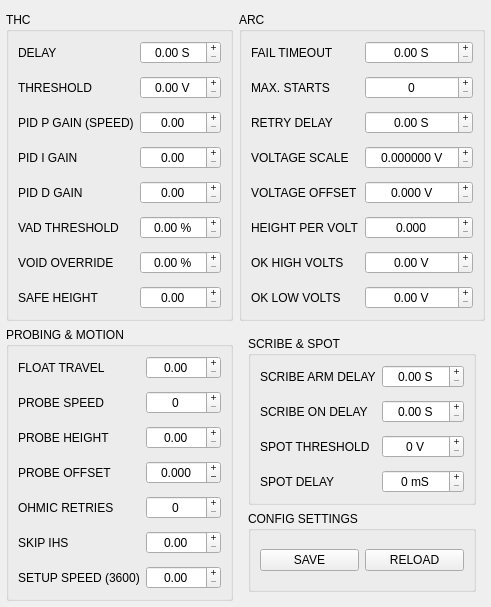
          <widget class="QWidget" name="tab_9">
           <attribute name="title">
            <string>CONFIG</string>
           </attribute>
           <layout class="QGridLayout" name="gridLayout_14">
            <property name="leftMargin">
             <number>6</number>
            </property>
            <property name="topMargin">
             <number>12</number>
            </property>
            <property name="rightMargin">
             <number>6</number>
            </property>
            <property name="bottomMargin">
             <number>6</number>
            </property>
            <property name="horizontalSpacing">
             <number>6</number>
            </property>
            <item row="0" column="0">
             <widget class="MkGroupBox" name="groupbox_2">
              <property name="title">
               <string>THC</string>
              </property>
              <layout class="QGridLayout" name="gridLayout_3">
               <property name="verticalSpacing">
                <number>12</number>
               </property>
               <item row="2" column="0">
                <widget class="QLabel" name="label_24">
                 <property name="text">
                  <string>PID P GAIN (SPEED)</string>
                 </property>
                </widget>
               </item>
               <item row="0" column="0">
                <widget class="QLabel" name="label_22">
                 <property name="text">
                  <string>DELAY</string>
                 </property>
                </widget>
               </item>
               <item row="6" column="0">
                <widget class="QLabel" name="label_26">
                 <property name="text">
                  <string>VOID OVERRIDE</string>
                 </property>
                </widget>
               </item>
               <item row="4" column="0">
                <widget class="QLabel" name="label_28">
                 <property name="text">
                  <string>PID D GAIN</string>
                 </property>
                </widget>
               </item>
               <item row="7" column="0">
                <widget class="QLabel" name="label_29">
                 <property name="text">
                  <string>SAFE HEIGHT</string>
                 </property>
                </widget>
               </item>
               <item row="1" column="0">
                <widget class="QLabel" name="label_23">
                 <property name="text">
                  <string>THRESHOLD</string>
                 </property>
                </widget>
               </item>
               <item row="3" column="0">
                <widget class="QLabel" name="label_27">
                 <property name="text">
                  <string>PID I GAIN</string>
                 </property>
                </widget>
               </item>
               <item row="5" column="0">
                <widget class="QLabel" name="label_25">
                 <property name="text">
                  <string>VAD THRESHOLD</string>
                 </property>
                </widget>
               </item>
               <item row="0" column="2">
                <widget class="PlasmaHalDoubleSpinBox" name="thc_delay">
                 <property name="alignment">
                  <set>Qt::AlignCenter</set>
                 </property>
                 <property name="buttonSymbols">
                  <enum>QAbstractSpinBox::PlusMinus</enum>
                 </property>
                 <property name="suffix">
                  <string> S</string>
                 </property>
                 <property name="settingName" stdset="0">
                  <string>thc_delay</string>
                 </property>
                </widget>
               </item>
               <item row="1" column="2">
                <widget class="PlasmaHalDoubleSpinBox" name="thc_threshold">
                 <property name="alignment">
                  <set>Qt::AlignCenter</set>
                 </property>
                 <property name="buttonSymbols">
                  <enum>QAbstractSpinBox::PlusMinus</enum>
                 </property>
                 <property name="suffix">
                  <string> V</string>
                 </property>
                 <property name="settingName" stdset="0">
                  <string>thc_threshold</string>
                 </property>
                </widget>
               </item>
               <item row="2" column="2">
                <widget class="PlasmaHalDoubleSpinBox" name="thc_pid_p_gain">
                 <property name="alignment">
                  <set>Qt::AlignCenter</set>
                 </property>
                 <property name="buttonSymbols">
                  <enum>QAbstractSpinBox::PlusMinus</enum>
                 </property>
                 <property name="settingName" stdset="0">
                  <string>thc_pid_p_gain</string>
                 </property>
                </widget>
               </item>
               <item row="3" column="2">
                <widget class="PlasmaHalDoubleSpinBox" name="thc_pid_i_gain">
                 <property name="alignment">
                  <set>Qt::AlignCenter</set>
                 </property>
                 <property name="buttonSymbols">
                  <enum>QAbstractSpinBox::PlusMinus</enum>
                 </property>
                 <property name="settingName" stdset="0">
                  <string>thc_pid_i_gain</string>
                 </property>
                </widget>
               </item>
               <item row="4" column="2">
                <widget class="PlasmaHalDoubleSpinBox" name="thc_pid_d_gain">
                 <property name="alignment">
                  <set>Qt::AlignCenter</set>
                 </property>
                 <property name="buttonSymbols">
                  <enum>QAbstractSpinBox::PlusMinus</enum>
                 </property>
                 <property name="settingName" stdset="0">
                  <string>thc_pid_d_gain</string>
                 </property>
                </widget>
               </item>
               <item row="5" column="2">
                <widget class="PlasmaHalDoubleSpinBox" name="thc_vad_threshold">
                 <property name="alignment">
                  <set>Qt::AlignCenter</set>
                 </property>
                 <property name="buttonSymbols">
                  <enum>QAbstractSpinBox::PlusMinus</enum>
                 </property>
                 <property name="suffix">
                  <string> %</string>
                 </property>
                 <property name="settingName" stdset="0">
                  <string>thc_vad_threshold</string>
                 </property>
                </widget>
               </item>
               <item row="6" column="2">
                <widget class="PlasmaHalDoubleSpinBox" name="thc_void_override">
                 <property name="alignment">
                  <set>Qt::AlignCenter</set>
                 </property>
                 <property name="buttonSymbols">
                  <enum>QAbstractSpinBox::PlusMinus</enum>
                 </property>
                 <property name="suffix">
                  <string> %</string>
                 </property>
                 <property name="settingName" stdset="0">
                  <string>thc_void_override</string>
                 </property>
                </widget>
               </item>
               <item row="7" column="2">
                <widget class="PlasmaHalDoubleSpinBox" name="thc_safe_height">
                 <property name="alignment">
                  <set>Qt::AlignCenter</set>
                 </property>
                 <property name="buttonSymbols">
                  <enum>QAbstractSpinBox::PlusMinus</enum>
                 </property>
                 <property name="settingName" stdset="0">
                  <string>thc_safe_height</string>
                 </property>
                </widget>
               </item>
              </layout>
             </widget>
            </item>
            <item row="0" column="1">
             <widget class="MkGroupBox" name="groupbox">
              <property name="title">
               <string>ARC</string>
              </property>
              <layout class="QGridLayout" name="gridLayout_2">
               <property name="topMargin">
                <number>9</number>
               </property>
               <property name="verticalSpacing">
                <number>12</number>
               </property>
               <item row="7" column="0">
                <widget class="QLabel" name="label_37">
                 <property name="text">
                  <string>OK LOW VOLTS</string>
                 </property>
                </widget>
               </item>
               <item row="1" column="0">
                <widget class="QLabel" name="label_31">
                 <property name="text">
                  <string>MAX. STARTS</string>
                 </property>
                </widget>
               </item>
               <item row="5" column="0">
                <widget class="QLabel" name="label_35">
                 <property name="text">
                  <string>HEIGHT PER VOLT</string>
                 </property>
                </widget>
               </item>
               <item row="6" column="0">
                <widget class="QLabel" name="label_36">
                 <property name="text">
                  <string>OK HIGH VOLTS</string>
                 </property>
                </widget>
               </item>
               <item row="3" column="0">
                <widget class="QLabel" name="label_33">
                 <property name="text">
                  <string>VOLTAGE SCALE</string>
                 </property>
                </widget>
               </item>
               <item row="2" column="0">
                <widget class="QLabel" name="label_32">
                 <property name="text">
                  <string>RETRY DELAY</string>
                 </property>
                </widget>
               </item>
               <item row="0" column="0">
                <widget class="QLabel" name="label_30">
                 <property name="text">
                  <string>FAIL TIMEOUT</string>
                 </property>
                </widget>
               </item>
               <item row="4" column="0">
                <widget class="QLabel" name="label_34">
                 <property name="text">
                  <string>VOLTAGE OFFSET</string>
                 </property>
                </widget>
               </item>
               <item row="0" column="2">
                <widget class="PlasmaHalDoubleSpinBox" name="arc_fail_timeout">
                 <property name="alignment">
                  <set>Qt::AlignCenter</set>
                 </property>
                 <property name="buttonSymbols">
                  <enum>QAbstractSpinBox::PlusMinus</enum>
                 </property>
                 <property name="suffix">
                  <string> S</string>
                 </property>
                 <property name="settingName" stdset="0">
                  <string>arc_fail_timeout</string>
                 </property>
                </widget>
               </item>
               <item row="1" column="2">
                <widget class="PlasmaHalSpinBox" name="arc_max_starts">
                 <property name="alignment">
                  <set>Qt::AlignCenter</set>
                 </property>
                 <property name="buttonSymbols">
                  <enum>QAbstractSpinBox::PlusMinus</enum>
                 </property>
                 <property name="settingName" stdset="0">
                  <string>arc_max_starts</string>
                 </property>
                </widget>
               </item>
               <item row="2" column="2">
                <widget class="PlasmaHalDoubleSpinBox" name="arc_retry_delay">
                 <property name="alignment">
                  <set>Qt::AlignCenter</set>
                 </property>
                 <property name="buttonSymbols">
                  <enum>QAbstractSpinBox::PlusMinus</enum>
                 </property>
                 <property name="suffix">
                  <string> S</string>
                 </property>
                 <property name="settingName" stdset="0">
                  <string>arc_retry_delay</string>
                 </property>
                </widget>
               </item>
               <item row="3" column="2">
                <widget class="PlasmaHalDoubleSpinBox" name="arc_voltage_scale">
                 <property name="alignment">
                  <set>Qt::AlignCenter</set>
                 </property>
                 <property name="buttonSymbols">
                  <enum>QAbstractSpinBox::PlusMinus</enum>
                 </property>
                 <property name="suffix">
                  <string> V</string>
                 </property>
                 <property name="decimals">
                  <number>6</number>
                 </property>
                 <property name="settingName" stdset="0">
                  <string>arc_voltage_scale</string>
                 </property>
                </widget>
               </item>
               <item row="4" column="2">
                <widget class="PlasmaHalDoubleSpinBox" name="arc_voltage_offset">
                 <property name="alignment">
                  <set>Qt::AlignCenter</set>
                 </property>
                 <property name="buttonSymbols">
                  <enum>QAbstractSpinBox::PlusMinus</enum>
                 </property>
                 <property name="suffix">
                  <string> V</string>
                 </property>
                 <property name="decimals">
                  <number>3</number>
                 </property>
                 <property name="settingName" stdset="0">
                  <string>arc_voltage_offset</string>
                 </property>
                </widget>
               </item>
               <item row="5" column="2">
                <widget class="PlasmaHalDoubleSpinBox" name="arc_height_per_volt">
                 <property name="alignment">
                  <set>Qt::AlignCenter</set>
                 </property>
                 <property name="buttonSymbols">
                  <enum>QAbstractSpinBox::PlusMinus</enum>
                 </property>
                 <property name="decimals">
                  <number>3</number>
                 </property>
                 <property name="settingName" stdset="0">
                  <string>arc_height_per_volt</string>
                 </property>
                </widget>
               </item>
               <item row="6" column="2">
                <widget class="PlasmaHalDoubleSpinBox" name="arc_ok_high_volts">
                 <property name="alignment">
                  <set>Qt::AlignCenter</set>
                 </property>
                 <property name="buttonSymbols">
                  <enum>QAbstractSpinBox::PlusMinus</enum>
                 </property>
                 <property name="suffix">
                  <string> V</string>
                 </property>
                 <property name="maximum">
                  <double>9999.000000000000000</double>
                 </property>
                 <property name="settingName" stdset="0">
                  <string>arc_ok_high_volts</string>
                 </property>
                </widget>
               </item>
               <item row="7" column="2">
                <widget class="PlasmaHalDoubleSpinBox" name="arc_ok_low_volts">
                 <property name="alignment">
                  <set>Qt::AlignCenter</set>
                 </property>
                 <property name="buttonSymbols">
                  <enum>QAbstractSpinBox::PlusMinus</enum>
                 </property>
                 <property name="suffix">
                  <string> V</string>
                 </property>
                 <property name="maximum">
                  <double>60.000000000000000</double>
                 </property>
                 <property name="settingName" stdset="0">
                  <string>arc_ok_low_volts</string>
                 </property>
                </widget>
               </item>
              </layout>
             </widget>
            </item>
            <item row="1" column="0">
             <widget class="MkGroupBox" name="groupbox_3">
              <property name="title">
               <string>PROBING &amp;&amp; MOTION</string>
              </property>
              <layout class="QGridLayout" name="gridLayout_10">
               <property name="verticalSpacing">
                <number>12</number>
               </property>
               <item row="5" column="0">
                <widget class="QLabel" name="label_39">
                 <property name="text">
                  <string>PROBE SPEED</string>
                 </property>
                </widget>
               </item>
               <item row="11" column="0">
                <widget class="QLabel" name="label_43">
                 <property name="text">
                  <string>SKIP IHS</string>
                 </property>
                </widget>
               </item>
               <item row="9" column="0">
                <widget class="QLabel" name="label_42">
                 <property name="text">
                  <string>OHMIC RETRIES</string>
                 </property>
                </widget>
               </item>
               <item row="8" column="0">
                <widget class="QLabel" name="label_41">
                 <property name="text">
                  <string>PROBE OFFSET</string>
                 </property>
                </widget>
               </item>
               <item row="12" column="0">
                <widget class="QLabel" name="label_44">
                 <property name="text">
                  <string>SETUP SPEED (3600)</string>
                 </property>
                </widget>
               </item>
               <item row="4" column="0">
                <widget class="QLabel" name="label_38">
                 <property name="text">
                  <string>FLOAT TRAVEL</string>
                 </property>
                </widget>
               </item>
               <item row="6" column="0">
                <widget class="QLabel" name="label_40">
                 <property name="text">
                  <string>PROBE HEIGHT</string>
                 </property>
                </widget>
               </item>
               <item row="8" column="2">
                <widget class="PlasmaHalDoubleSpinBox" name="probe_offset">
                 <property name="alignment">
                  <set>Qt::AlignCenter</set>
                 </property>
                 <property name="buttonSymbols">
                  <enum>QAbstractSpinBox::PlusMinus</enum>
                 </property>
                 <property name="decimals">
                  <number>3</number>
                 </property>
                 <property name="minimum">
                  <double>-400.000000000000000</double>
                 </property>
                 <property name="maximum">
                  <double>400.000000000000000</double>
                 </property>
                 <property name="settingName" stdset="0">
                  <string>probe_offset</string>
                 </property>
                </widget>
               </item>
               <item row="6" column="2">
                <widget class="PlasmaHalDoubleSpinBox" name="probe_height">
                 <property name="alignment">
                  <set>Qt::AlignCenter</set>
                 </property>
                 <property name="buttonSymbols">
                  <enum>QAbstractSpinBox::PlusMinus</enum>
                 </property>
                 <property name="maximum">
                  <double>999.000000000000000</double>
                 </property>
                 <property name="settingName" stdset="0">
                  <string>probe_height</string>
                 </property>
                </widget>
               </item>
               <item row="5" column="2">
                <widget class="PlasmaHalSpinBox" name="probe_speed">
                 <property name="alignment">
                  <set>Qt::AlignCenter</set>
                 </property>
                 <property name="buttonSymbols">
                  <enum>QAbstractSpinBox::PlusMinus</enum>
                 </property>
                 <property name="maximum">
                  <number>10000</number>
                 </property>
                 <property name="settingName" stdset="0">
                  <string>probe_speed</string>
                 </property>
                </widget>
               </item>
               <item row="4" column="2">
                <widget class="PlasmaHalDoubleSpinBox" name="probe_float_travel">
                 <property name="alignment">
                  <set>Qt::AlignCenter</set>
                 </property>
                 <property name="buttonSymbols">
                  <enum>QAbstractSpinBox::PlusMinus</enum>
                 </property>
                 <property name="maximum">
                  <double>999.000000000000000</double>
                 </property>
                 <property name="settingName" stdset="0">
                  <string>probe_float_travel</string>
                 </property>
                </widget>
               </item>
               <item row="9" column="2">
                <widget class="PlasmaHalSpinBox" name="probe_ohmic_retries">
                 <property name="alignment">
                  <set>Qt::AlignCenter</set>
                 </property>
                 <property name="buttonSymbols">
                  <enum>QAbstractSpinBox::PlusMinus</enum>
                 </property>
                 <property name="settingName" stdset="0">
                  <string>probe_ohmic_retries</string>
                 </property>
                </widget>
               </item>
               <item row="11" column="2">
                <widget class="PlasmaHalDoubleSpinBox" name="probe_skip_ihs">
                 <property name="alignment">
                  <set>Qt::AlignCenter</set>
                 </property>
                 <property name="buttonSymbols">
                  <enum>QAbstractSpinBox::PlusMinus</enum>
                 </property>
                 <property name="maximum">
                  <double>999.000000000000000</double>
                 </property>
                 <property name="settingName" stdset="0">
                  <string>probe_skip_ihs</string>
                 </property>
                </widget>
               </item>
               <item row="12" column="2">
                <widget class="PlasmaHalDoubleSpinBox" name="probe_setup_speed">
                 <property name="alignment">
                  <set>Qt::AlignCenter</set>
                 </property>
                 <property name="buttonSymbols">
                  <enum>QAbstractSpinBox::PlusMinus</enum>
                 </property>
                 <property name="maximum">
                  <double>9999.000000000000000</double>
                 </property>
                 <property name="settingName" stdset="0">
                  <string>probe_setup_speed</string>
                 </property>
                </widget>
               </item>
              </layout>
             </widget>
            </item>
            <item row="1" column="1">
             <widget class="QWidget" name="widget_20" native="true">
              <layout class="QVBoxLayout" name="verticalLayout_2">
               <item>
                <widget class="MkGroupBox" name="groupbox_4">
                 <property name="title">
                  <string>SCRIBE &amp;&amp; SPOT</string>
                 </property>
                 <layout class="QGridLayout" name="gridLayout_13">
                  <property name="verticalSpacing">
                   <number>12</number>
                  </property>
                  <item row="3" column="0">
                   <widget class="QLabel" name="label_48">
                    <property name="text">
                     <string>SPOT DELAY</string>
                    </property>
                   </widget>
                  </item>
                  <item row="2" column="0">
                   <widget class="QLabel" name="label_47">
                    <property name="text">
                     <string>SPOT THRESHOLD</string>
                    </property>
                   </widget>
                  </item>
                  <item row="0" column="0">
                   <widget class="QLabel" name="label_45">
                    <property name="text">
                     <string>SCRIBE ARM DELAY</string>
                    </property>
                   </widget>
                  </item>
                  <item row="1" column="0">
                   <widget class="QLabel" name="label_46">
                    <property name="text">
                     <string>SCRIBE ON DELAY</string>
                    </property>
                   </widget>
                  </item>
                  <item row="0" column="2">
                   <widget class="PlasmaHalDoubleSpinBox" name="scribe_arm_delay">
                    <property name="alignment">
                     <set>Qt::AlignCenter</set>
                    </property>
                    <property name="buttonSymbols">
                     <enum>QAbstractSpinBox::PlusMinus</enum>
                    </property>
                    <property name="suffix">
                     <string> S</string>
                    </property>
                    <property name="settingName" stdset="0">
                     <string>scribe_arm_delay</string>
                    </property>
                   </widget>
                  </item>
                  <item row="1" column="2">
                   <widget class="PlasmaHalDoubleSpinBox" name="scribe_on_delay">
                    <property name="alignment">
                     <set>Qt::AlignCenter</set>
                    </property>
                    <property name="buttonSymbols">
                     <enum>QAbstractSpinBox::PlusMinus</enum>
                    </property>
                    <property name="suffix">
                     <string> S</string>
                    </property>
                    <property name="settingName" stdset="0">
                     <string>scribe_on_delay</string>
                    </property>
                   </widget>
                  </item>
                  <item row="2" column="2">
                   <widget class="PlasmaHalDoubleSpinBox" name="spot_threshold">
                    <property name="alignment">
                     <set>Qt::AlignCenter</set>
                    </property>
                    <property name="buttonSymbols">
                     <enum>QAbstractSpinBox::PlusMinus</enum>
                    </property>
                    <property name="suffix">
                     <string> V</string>
                    </property>
                    <property name="decimals">
                     <number>0</number>
                    </property>
                    <property name="maximum">
                     <double>200.000000000000000</double>
                    </property>
                    <property name="settingName" stdset="0">
                     <string>spot_threshold</string>
                    </property>
                   </widget>
                  </item>
                  <item row="3" column="2">
                   <widget class="PlasmaHalDoubleSpinBox" name="spot_delay">
                    <property name="alignment">
                     <set>Qt::AlignCenter</set>
                    </property>
                    <property name="buttonSymbols">
                     <enum>QAbstractSpinBox::PlusMinus</enum>
                    </property>
                    <property name="suffix">
                     <string> mS</string>
                    </property>
                    <property name="decimals">
                     <number>0</number>
                    </property>
                    <property name="maximum">
                     <double>10000.000000000000000</double>
                    </property>
                    <property name="settingName" stdset="0">
                     <string>spot_delay</string>
                    </property>
                   </widget>
                  </item>
                 </layout>
                </widget>
               </item>
               <item>
                <widget class="MkGroupBox" name="groupbox_5">
                 <property name="title">
                  <string>CONFIG SETTINGS</string>
                 </property>
                 <layout class="QHBoxLayout" name="horizontalLayout">
                  <item>
                   <widget class="QPushButton" name="btn_config_save">
                    <property name="text">
                     <string>SAVE</string>
                    </property>
                   </widget>
                  </item>
                  <item>
                   <widget class="QPushButton" name="btn_config_reload">
                    <property name="text">
                     <string>RELOAD</string>
                    </property>
                   </widget>
                  </item>
                 </layout>
                </widget>
               </item>
              </layout>
             </widget>
            </item>
           </layout>
          </widget>
